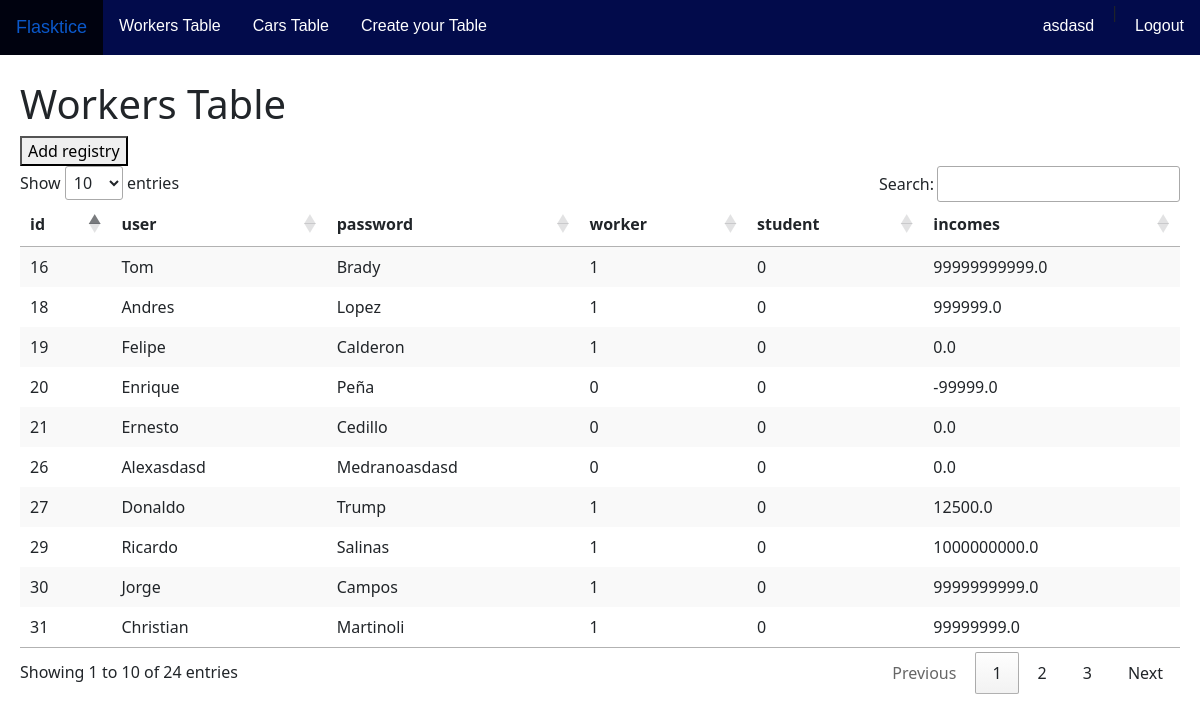
Page /table2 (signed in) on the committed database.
### tables this page shows
CREATE TABLE users (
                                                id integer primary key autoincrement,
                                                user text,
                                                password text,
                                                worker bool,
                                                student bool,
                                                incomes real
                                                );

### app.py (the view)
@app.route("/table2")
@login_required
def table2():
    form = InsertForm()
    form2 = DeleteForm()
    form3 = UpdateForm()
    response = dbUtils.selectAllfromTable("dbutils/db1.db","users")
    print("YOUR RESPONSE", response)
    headers = response[:1]
    data = response[1:]
    print("YOUR HEADERS:", type(headers), headers)
    print("YOUR DATA:", type(data), data)
    return render_template('table2.html', headers = headers, data = data, form = form, form2 = form2, form3 = form3)

### forms/forms.py
class InsertForm(FlaskForm):
    user = StringField('User', validators = [DataRequired()])
    password = PasswordField('Password', validators = [DataRequired()])
    worker = BooleanField('Worker')
    student = BooleanField('Student')
    incomes = DecimalField('Incomes', validators = [DataRequired()])
    submit = SubmitField('Submit')

class DeleteForm(FlaskForm):
    id = StringField('Id')
    submit = SubmitField('Delete Registry')

### app.py (called while the page is built)
@login_manager.user_loader
def loadUser(userID):
    for user in users:
        if user.id == int(userID):
            return user
    return None

### dbutils/dbUtils.py (called while the page is built)
def selectAllfromTable(db, table):
    try:
        connectionDB = sqlite3.connect(db)
        response = connectionDB.cursor()
        response.execute("SELECT * FROM " + table)
        col_name_list = [tuple[0] for tuple in response.description]
        print("Your columns: ", col_name_list)
        col_name_tuple = tuple(col_name_list)
        print("Your new columns: ", col_name_tuple)
        responseList = []
        responseList.append(col_name_tuple)
        for row in response:
            responseList.append(row)
        connectionDB.close()
        return responseList
    except sqlite3.Error as e:
        print("ERROR: ", str(e))

### templates/table2.html (shortened to what this page needs)
<!DOCTYPE html>
<html lang="en">
<head>
</head>
{% extends "base.html" %}
{% block content %}
<body style="padding:20px">
    <table id="tableUsers" class="stripe">
        <thead>
            <h1>Workers Table</h1>
            <button onclick="displayModal('add', '')">Add registry</button>
            <tr>
                {% for header in headers %}
                {% for cell in header %}
                <th>{{ cell }}</th>
                {% endfor %}
                {% endfor %}
            </tr>
        </thead>
        <tbody>
            {% for row in data %}
            <tr id={{ row[0] }}>
                {% for cell in row %}
                <td>{{ cell }}</td>
                {% endfor %}
            </tr>
            {% endfor %}
        </tbody>
    </table>
</body>
</html>
{% endblock %}

### templates/base.html (shortened to what this page needs)
<head>
<link rel="stylesheet" href="https://cdn.jsdelivr.net/npm/bootstrap@5.2.3/dist/css/bootstrap.min.css"
>
    <link rel="stylesheet" href="https://cdn.datatables.net/1.13.4/css/jquery.dataTables.css" />
    <link href="https://cdn.datatables.net/buttons/2.3.6/css/buttons.dataTables.min.css" rel="stylesheet" />
</head>
<body>
</body>
<div>
    <ul>
    <li><a class="title" href="/">Flasktice</a></li>
    <li><a href="/table2">Workers Table</a></li>
    <li><a href="/table3">Cars Table</a></li>
    <li><a href="/table4">Create your Table</a></li>
    <div class="containerUser" style="position: absolute; right: 0px;">
    {% if current_user.is_anonymous %}
        <li><a href="{{ url_for('login') }}">Login</a></li>
        <li> | </li>
        <li><a href="{{ url_for('signup') }}">Sign Up</a></li>
    {% else %}
        <li><a href="">{{ current_user.name }}</a></li>
        <li> | </li>
        <li><a href="{{ url_for('logout') }}">Logout</a></li>
    {% endif %}
    </div>
</ul>
</div>
{% block content %}{% endblock %}

### templates/base.html (style rules this page uses)
ul { list-style-type: none; margin: 0; padding: 0; overflow: hidden; background-color: rgb(2, 11, 75); position: fixed; top: 0; width: 100%; left: 0%; right: 0%; }
li { float: left; }
li a { font-family: 'Trebuchet MS', 'Lucida Sans Unicode', 'Lucida Grande', 'Lucida Sans', Arial, sans-serif; display: block; color: white; text-align: center; padding: 14px 16px; text-decoration: none; }
li a.title { font-family: 'Trebuchet MS', 'Lucida Sans Unicode', 'Lucida Grande', 'Lucida Sans', Arial, sans-serif; font-size: 18px; }
body { margin-top: 60px !important; }

### rows in the picture
users: name "asdasd"
users: row "16" "1" "0", user "Tom", password "Brady", incomes "99999999999.0"
users: row "18" "1" "0", user "Andres", password "Lopez", incomes "999999.0"
users: row "19" "1" "0", user "Felipe", password "Calderon", incomes "0.0"
users: row "20" "0" "0", user "Enrique", password "Peña", incomes "-99999.0"
users: row "21" "0" "0", user "Ernesto", password "Cedillo", incomes "0.0"
users: row "26" "0" "0", user "Alexasdasd", password "Medranoasdasd", incomes "0.0"
users: row "27" "1" "0", user "Donaldo", password "Trump", incomes "12500.0"
users: row "29" "1" "0", user "Ricardo", password "Salinas", incomes "1000000000.0"
users: row "30" "1" "0", user "Jorge", password "Campos", incomes "9999999999.0"
users: row "31" "1" "0", user "Christian", password "Martinoli", incomes "99999999.0"

### other values in the picture
{{ cell }} "id" "user" "password" "worker" "student" "incomes"
